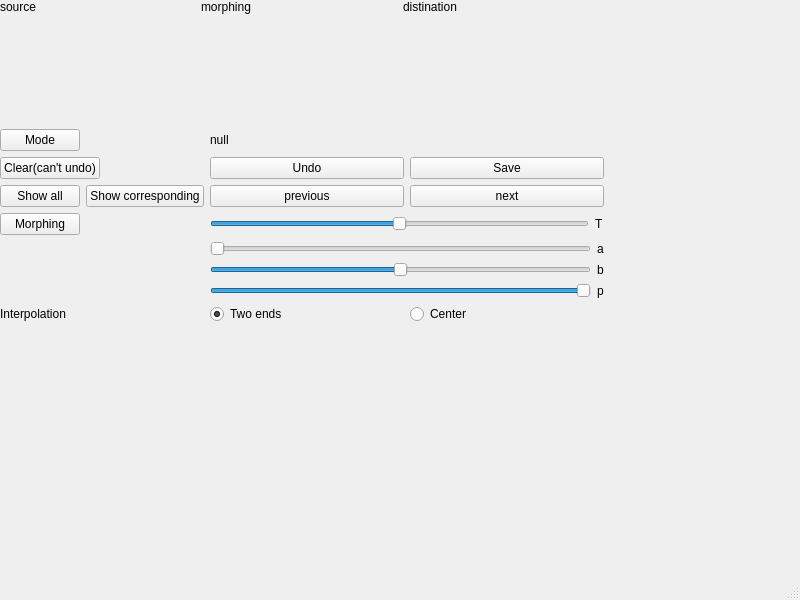
<?xml version="1.0" encoding="UTF-8"?>
<ui version="4.0">
 <class>MainWindow</class>
 <widget class="QMainWindow" name="MainWindow">
  <property name="geometry">
   <rect>
    <x>0</x>
    <y>0</y>
    <width>800</width>
    <height>600</height>
   </rect>
  </property>
  <property name="windowTitle">
   <string>MainWindow</string>
  </property>
  <widget class="QWidget" name="centralwidget">
   <widget class="QWidget" name="verticalLayoutWidget">
    <property name="geometry">
     <rect>
      <x>0</x>
      <y>0</y>
      <width>604</width>
      <height>324</height>
     </rect>
    </property>
    <layout class="QVBoxLayout" name="verticalLayout">
     <item>
      <layout class="QGridLayout" name="gridLayout">
       <property name="bottomMargin">
        <number>0</number>
       </property>
       <property name="spacing">
        <number>0</number>
       </property>
       <item row="0" column="3">
        <widget class="QLabel" name="dst_view">
         <property name="text">
          <string>distination</string>
         </property>
         <property name="alignment">
          <set>Qt::AlignLeading|Qt::AlignLeft|Qt::AlignTop</set>
         </property>
        </widget>
       </item>
       <item row="0" column="2">
        <widget class="QLabel" name="morphing_view">
         <property name="text">
          <string>morphing</string>
         </property>
         <property name="alignment">
          <set>Qt::AlignLeading|Qt::AlignLeft|Qt::AlignTop</set>
         </property>
        </widget>
       </item>
       <item row="0" column="1">
        <widget class="QLabel" name="src_view">
         <property name="text">
          <string>source</string>
         </property>
         <property name="alignment">
          <set>Qt::AlignLeading|Qt::AlignLeft|Qt::AlignTop</set>
         </property>
        </widget>
       </item>
      </layout>
     </item>
     <item>
      <layout class="QFormLayout" name="formLayout">
       <item row="0" column="0">
        <widget class="QPushButton" name="mode_button">
         <property name="text">
          <string>Mode</string>
         </property>
        </widget>
       </item>
       <item row="0" column="1">
        <widget class="QLabel" name="mode_label">
         <property name="text">
          <string>null</string>
         </property>
        </widget>
       </item>
       <item row="2" column="0">
        <layout class="QHBoxLayout" name="horizontalLayout_4">
         <item>
          <widget class="QPushButton" name="clear_button">
           <property name="text">
            <string>Clear(can't undo)</string>
           </property>
          </widget>
         </item>
        </layout>
       </item>
       <item row="2" column="1">
        <layout class="QHBoxLayout" name="horizontalLayout_2">
         <item>
          <widget class="QPushButton" name="undo_button">
           <property name="text">
            <string>Undo</string>
           </property>
          </widget>
         </item>
         <item>
          <widget class="QPushButton" name="save_button">
           <property name="text">
            <string>Save</string>
           </property>
          </widget>
         </item>
        </layout>
       </item>
       <item row="3" column="0">
        <layout class="QHBoxLayout" name="horizontalLayout_5">
         <item>
          <widget class="QPushButton" name="show_all_button">
           <property name="text">
            <string>Show all</string>
           </property>
          </widget>
         </item>
         <item>
          <widget class="QPushButton" name="show_corresponding_button">
           <property name="text">
            <string>Show corresponding</string>
           </property>
          </widget>
         </item>
        </layout>
       </item>
       <item row="3" column="1">
        <layout class="QHBoxLayout" name="horizontalLayout_6">
         <item>
          <widget class="QPushButton" name="previous_button">
           <property name="text">
            <string>previous</string>
           </property>
          </widget>
         </item>
         <item>
          <widget class="QPushButton" name="next_button">
           <property name="text">
            <string>next</string>
           </property>
          </widget>
         </item>
        </layout>
       </item>
       <item row="4" column="1">
        <layout class="QHBoxLayout" name="horizontalLayout_7">
         <item>
          <widget class="QSlider" name="morphing_slider_t">
           <property name="maximum">
            <number>100</number>
           </property>
           <property name="value">
            <number>50</number>
           </property>
           <property name="orientation">
            <enum>Qt::Horizontal</enum>
           </property>
          </widget>
         </item>
         <item>
          <widget class="QLabel" name="morphing_label_t">
           <property name="text">
            <string>T</string>
           </property>
          </widget>
         </item>
        </layout>
       </item>
       <item row="5" column="1">
        <layout class="QHBoxLayout" name="horizontalLayout_8">
         <item>
          <widget class="QSlider" name="morphing_slider_a">
           <property name="maximum">
            <number>99</number>
           </property>
           <property name="orientation">
            <enum>Qt::Horizontal</enum>
           </property>
          </widget>
         </item>
         <item>
          <widget class="QLabel" name="morphing_label_a">
           <property name="text">
            <string>a</string>
           </property>
          </widget>
         </item>
        </layout>
       </item>
       <item row="6" column="1">
        <layout class="QHBoxLayout" name="horizontalLayout_9">
         <item>
          <widget class="QSlider" name="morphing_slider_b">
           <property name="maximum">
            <number>100</number>
           </property>
           <property name="value">
            <number>50</number>
           </property>
           <property name="orientation">
            <enum>Qt::Horizontal</enum>
           </property>
          </widget>
         </item>
         <item>
          <widget class="QLabel" name="morphing_label_b">
           <property name="text">
            <string>b</string>
           </property>
          </widget>
         </item>
        </layout>
       </item>
       <item row="7" column="1">
        <layout class="QHBoxLayout" name="horizontalLayout_10">
         <item>
          <widget class="QSlider" name="morphing_slider_p">
           <property name="maximum">
            <number>100</number>
           </property>
           <property name="value">
            <number>100</number>
           </property>
           <property name="orientation">
            <enum>Qt::Horizontal</enum>
           </property>
          </widget>
         </item>
         <item>
          <widget class="QLabel" name="morphing_label_p">
           <property name="text">
            <string>p</string>
           </property>
          </widget>
         </item>
        </layout>
       </item>
       <item row="8" column="1">
        <layout class="QHBoxLayout" name="horizontalLayout_11">
         <item>
          <widget class="QRadioButton" name="radioButton">
           <property name="text">
            <string>Two ends</string>
           </property>
           <property name="checked">
            <bool>true</bool>
           </property>
          </widget>
         </item>
         <item>
          <widget class="QRadioButton" name="radioButton_2">
           <property name="text">
            <string>Center</string>
           </property>
           <property name="checked">
            <bool>false</bool>
           </property>
          </widget>
         </item>
        </layout>
       </item>
       <item row="8" column="0">
        <widget class="QLabel" name="label">
         <property name="text">
          <string>Interpolation</string>
         </property>
        </widget>
       </item>
       <item row="4" column="0">
        <layout class="QHBoxLayout" name="horizontalLayout">
         <item>
          <widget class="QPushButton" name="morphing_button">
           <property name="text">
            <string>Morphing</string>
           </property>
          </widget>
         </item>
        </layout>
       </item>
      </layout>
     </item>
    </layout>
   </widget>
  </widget>
  <widget class="QMenuBar" name="menubar">
   <property name="geometry">
    <rect>
     <x>0</x>
     <y>0</y>
     <width>800</width>
     <height>24</height>
    </rect>
   </property>
  </widget>
  <widget class="QStatusBar" name="statusbar"/>
 </widget>
 <resources/>
 <connections/>
</ui>
